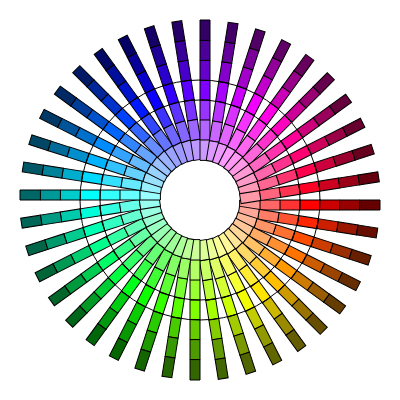
Frame 1 (no input)
Frame 60 (no input): identical to frame 1, image omitted
Frame 120 (the mouse pressed at the canvas centre since frame 60): identical to frame 1, image omitted

The p5.js sketch that drew this single still picture (run headless with seeded random() and noise() and a simulated clock; from frame 60 on, the mouse is pressed at the canvas centre):

// p5.js sketch
// ── sketch.js
let rectW = 20;
let rectH = 10;

function setup() {
  createCanvas(400, 400);
  angleMode(DEGREES);
  colorMode(HSB, 360, 100, 100);
}

function draw() {
  background(220);
  let amt = 40;
  for (let i = 0; i < amt; i++) {
    push();
    translate(width / 2, height / 2);
    let angle = (360 / amt) * i;
    rotate(angle);
    fill(angle, 100, 100);
    rect(100, 0, rectW, rectH);
    fill(angle, 80, 100);
    rect(80, 0, rectW, rectH);
    fill(angle, 60, 100);
    rect(60, 0, rectW, rectH);
    fill(angle, 40, 100);
    rect(40, 0, rectW, rectH);
    fill(angle, 100, 80);
    rect(120, 0, rectW, rectH);
    fill(angle, 100, 60);
    rect(140, 0, rectW, rectH);
    fill(angle, 100, 40);
    rect(160, 0, rectW, rectH);
    pop();
  }

  noFill();
  ellipse(width / 2, height / 2, 200);
  ellipse(width / 2, height / 2, 240);
}
